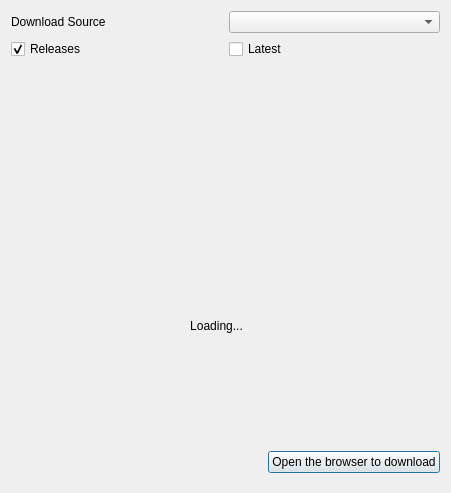
<?xml version="1.0" encoding="UTF-8"?>
<ui version="4.0">
 <class>DownloadDialog</class>
 <widget class="QDialog" name="DownloadDialog">
  <property name="geometry">
   <rect>
    <x>0</x>
    <y>0</y>
    <width>451</width>
    <height>493</height>
   </rect>
  </property>
  <property name="windowTitle">
   <string>Download Data</string>
  </property>
  <layout class="QVBoxLayout" name="verticalLayout_2">
   <item>
    <layout class="QHBoxLayout" name="horizontalLayout_2">
     <item>
      <widget class="QLabel" name="label_3">
       <property name="text">
        <string>Download Source</string>
       </property>
      </widget>
     </item>
     <item>
      <widget class="QComboBox" name="comboBox">
       <property name="enabled">
        <bool>true</bool>
       </property>
      </widget>
     </item>
    </layout>
   </item>
   <item>
    <layout class="QHBoxLayout" name="horizontalLayout">
     <property name="topMargin">
      <number>0</number>
     </property>
     <item>
      <widget class="QCheckBox" name="releasesCheckBox">
       <property name="enabled">
        <bool>true</bool>
       </property>
       <property name="text">
        <string>Releases</string>
       </property>
       <property name="checked">
        <bool>true</bool>
       </property>
      </widget>
     </item>
     <item>
      <widget class="QCheckBox" name="latestCheckBox">
       <property name="enabled">
        <bool>true</bool>
       </property>
       <property name="text">
        <string>Latest</string>
       </property>
      </widget>
     </item>
    </layout>
   </item>
   <item>
    <widget class="QStackedWidget" name="stackedWidget">
     <property name="currentIndex">
      <number>1</number>
     </property>
     <widget class="QWidget" name="resultPage">
      <layout class="QGridLayout" name="gridLayout">
       <property name="leftMargin">
        <number>0</number>
       </property>
       <property name="topMargin">
        <number>0</number>
       </property>
       <property name="rightMargin">
        <number>0</number>
       </property>
       <property name="bottomMargin">
        <number>0</number>
       </property>
       <property name="spacing">
        <number>0</number>
       </property>
       <item row="0" column="0">
        <widget class="QTableWidget" name="tableWidget">
         <property name="editTriggers">
          <set>QAbstractItemView::NoEditTriggers</set>
         </property>
         <property name="selectionMode">
          <enum>QAbstractItemView::SingleSelection</enum>
         </property>
         <property name="selectionBehavior">
          <enum>QAbstractItemView::SelectRows</enum>
         </property>
         <property name="rowCount">
          <number>0</number>
         </property>
         <property name="columnCount">
          <number>3</number>
         </property>
         <attribute name="horizontalHeaderShowSortIndicator" stdset="0">
          <bool>false</bool>
         </attribute>
         <attribute name="horizontalHeaderStretchLastSection">
          <bool>false</bool>
         </attribute>
         <column/>
         <column/>
         <column/>
        </widget>
       </item>
      </layout>
     </widget>
     <widget class="QWidget" name="loadingPage">
      <widget class="QLabel" name="label">
       <property name="geometry">
        <rect>
         <x>130</x>
         <y>240</y>
         <width>151</width>
         <height>41</height>
        </rect>
       </property>
       <property name="text">
        <string>Loading...</string>
       </property>
       <property name="alignment">
        <set>Qt::AlignCenter</set>
       </property>
      </widget>
      <widget class="LoadingLabel" name="widget" native="true">
       <property name="geometry">
        <rect>
         <x>140</x>
         <y>70</y>
         <width>128</width>
         <height>128</height>
        </rect>
       </property>
      </widget>
     </widget>
    </widget>
   </item>
   <item>
    <layout class="QHBoxLayout" name="horizontalLayout_3">
     <property name="bottomMargin">
      <number>9</number>
     </property>
     <item>
      <spacer name="horizontalSpacer">
       <property name="orientation">
        <enum>Qt::Horizontal</enum>
       </property>
       <property name="sizeHint" stdset="0">
        <size>
         <width>40</width>
         <height>20</height>
        </size>
       </property>
      </spacer>
     </item>
     <item>
      <widget class="QPushButton" name="pushButton">
       <property name="text">
        <string>Open the browser to download</string>
       </property>
      </widget>
     </item>
    </layout>
   </item>
  </layout>
 </widget>
 <customwidgets>
  <customwidget>
   <class>LoadingLabel</class>
   <extends>QWidget</extends>
   <header>widgets/loadinglabel.h</header>
   <container>1</container>
  </customwidget>
 </customwidgets>
 <resources/>
 <connections/>
</ui>
